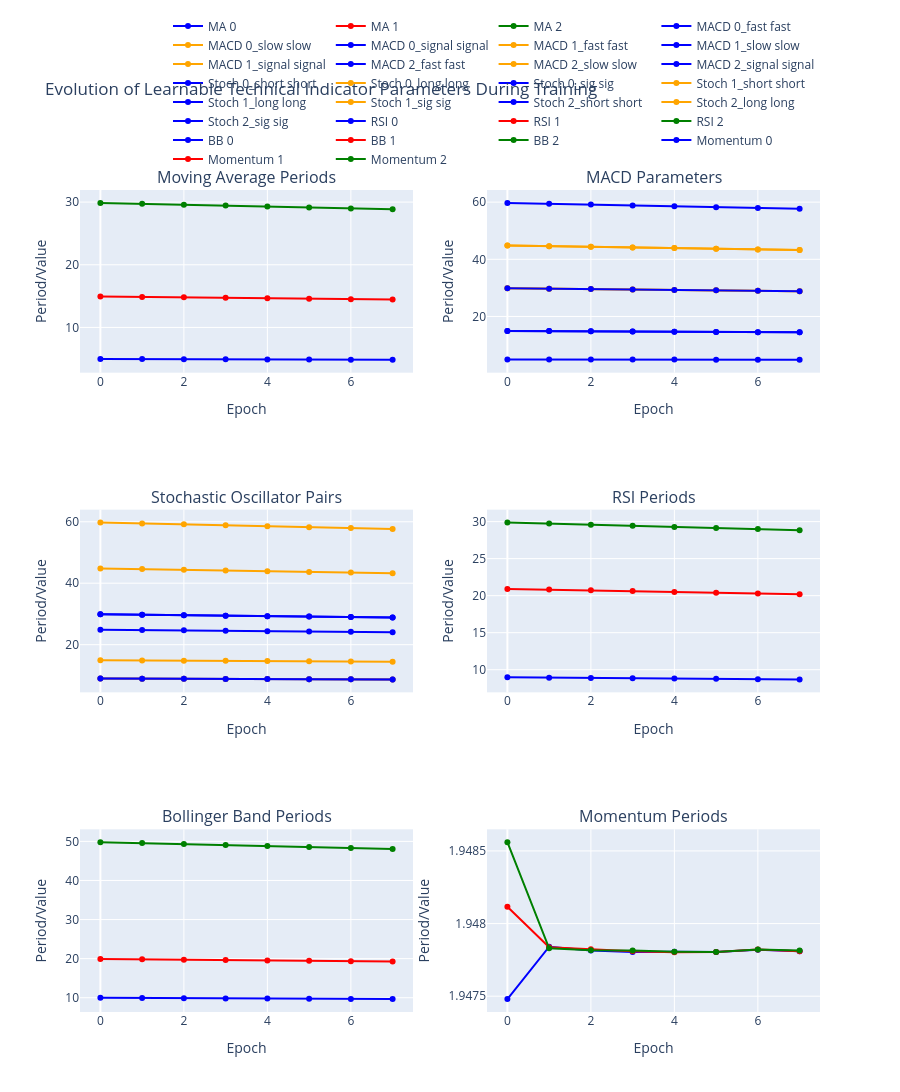

The notebook cell saved with this chart:
### Markdown cell above
# ============================================================================
# INDICATOR PARAMETER EVOLUTION ANALYSIS DURING TRAINING
# ============================================================================
Analysis of how learnable technical indicator parameters change over training epochs.

### Code cell
import pandas as pd
import plotly.graph_objects as go
from plotly.subplots import make_subplots
import numpy as np

# Load indicator parameter history
indicator_df = pd.read_csv('indicator_params_history.csv')

# Extract parameter columns (exclude change_ columns for now)
param_cols = [col for col in indicator_df.columns if not col.startswith('change_') and
              not col.startswith('log_') and col not in ['epoch', 'timestamp']]

# Create subplots for different indicator groups
fig = make_subplots(
    rows=3, cols=2,
    subplot_titles=('Moving Average Periods', 'MACD Parameters',
                   'Stochastic Oscillator Pairs', 'RSI Periods',
                   'Bollinger Band Periods', 'Momentum Periods'),
    specs=[[{'secondary_y': False}, {'secondary_y': False}],
           [{'secondary_y': False}, {'secondary_y': False}],
           [{'secondary_y': False}, {'secondary_y': False}]]
)

# Colors for different parameters within each group
colors = ['blue', 'red', 'green', 'orange', 'purple', 'brown']

# Moving Averages
ma_cols = [col for col in param_cols if 'ma_period' in col]
for i, col in enumerate(ma_cols):
    fig.add_trace(
        go.Scatter(x=indicator_df['epoch'], y=indicator_df[col],
                  mode='lines+markers', name=f'MA {i}',
                  line=dict(color=colors[i % len(colors)]),
                  showlegend=True),
        row=1, col=1
    )

# MACD Parameters
macd_cols = [col for col in param_cols if 'macd' in col]
macd_groups = {}
for col in macd_cols:
    parts = col.split('_')
    group = f"{parts[1]}_{parts[2]}"  # e.g., '0_fast'
    if group not in macd_groups:
        macd_groups[group] = []
    macd_groups[group].append(col)

for i, (group, cols) in enumerate(macd_groups.items()):
    for j, col in enumerate(cols):
        param_type = col.split('_')[-1]  # fast, slow, signal
        fig.add_trace(
            go.Scatter(x=indicator_df['epoch'], y=indicator_df[col],
                      mode='lines+markers', name=f'MACD {group} {param_type}',
                      line=dict(color=colors[(i*3 + j) % len(colors)], dash='dash' if j==1 else 'solid'),
                      showlegend=True),
            row=1, col=2
        )

# Stochastic Pairs
pair_cols = [col for col in param_cols if 'pair' in col]
pair_groups = {}
for col in pair_cols:
    parts = col.split('_')
    group = f"{parts[1]}_{parts[2]}"  # e.g., '0_short'
    if group not in pair_groups:
        pair_groups[group] = []
    pair_groups[group].append(col)

for i, (group, cols) in enumerate(pair_groups.items()):
    for j, col in enumerate(cols):
        param_type = col.split('_')[-1]  # short, long, sig
        fig.add_trace(
            go.Scatter(x=indicator_df['epoch'], y=indicator_df[col],
                      mode='lines+markers', name=f'Stoch {group} {param_type}',
                      line=dict(color=colors[(i*3 + j) % len(colors)], dash='dot' if j==2 else 'solid'),
                      showlegend=True),
            row=2, col=1
        )

# RSI Periods
rsi_cols = [col for col in param_cols if 'rsi_period' in col]
for i, col in enumerate(rsi_cols):
    fig.add_trace(
        go.Scatter(x=indicator_df['epoch'], y=indicator_df[col],
                  mode='lines+markers', name=f'RSI {i}',
                  line=dict(color=colors[i % len(colors)]),
                  showlegend=True),
        row=2, col=2
    )

# Bollinger Bands
bb_cols = [col for col in param_cols if 'bb_period' in col]
for i, col in enumerate(bb_cols):
    fig.add_trace(
        go.Scatter(x=indicator_df['epoch'], y=indicator_df[col],
                  mode='lines+markers', name=f'BB {i}',
                  line=dict(color=colors[i % len(colors)]),
                  showlegend=True),
        row=3, col=1
    )

# Momentum
momentum_cols = [col for col in param_cols if 'momentum_period' in col]
for i, col in enumerate(momentum_cols):
    fig.add_trace(
        go.Scatter(x=indicator_df['epoch'], y=indicator_df[col],
                  mode='lines+markers', name=f'Momentum {i}',
                  line=dict(color=colors[i % len(colors)]),
                  showlegend=True),
        row=3, col=2
    )

# Update layout
fig.update_layout(
    height=1200,
    title_text="Evolution of Learnable Technical Indicator Parameters During Training",
    showlegend=True,
    legend=dict(
        orientation="h",
        yanchor="bottom",
        y=1.02,
        xanchor="right",
        x=1
    )
)

# Update x-axes
for i in range(1, 4):
    for j in range(1, 3):
        fig.update_xaxes(title_text="Epoch", row=i, col=j)

# Update y-axes
fig.update_yaxes(title_text="Period/Value", row=1, col=1)
fig.update_yaxes(title_text="Period/Value", row=1, col=2)
fig.update_yaxes(title_text="Period/Value", row=2, col=1)
fig.update_yaxes(title_text="Period/Value", row=2, col=2)
fig.update_yaxes(title_text="Period/Value", row=3, col=1)
fig.update_yaxes(title_text="Period/Value", row=3, col=2)

# Plotly display: prefer notebook mime rendering; fall back to browser if nbformat is unavailable
# try:
#     import nbformat  # noqa: F401
# except Exception:
#     import plotly.io as pio
#     pio.renderers.default = 'browser'
fig.show()

# Summary statistics
print("📊 INDICATOR PARAMETER EVOLUTION SUMMARY")
print("="*50)
print(f"Training epochs: {len(indicator_df)}")
print(f"Parameters tracked: {len(param_cols)}")

# Calculate parameter stability (coefficient of variation)
param_stats = indicator_df[param_cols].describe()
cv = (indicator_df[param_cols].std() / indicator_df[param_cols].mean()).abs()
cv_sorted = cv.sort_values(ascending=False)

print("\n🔄 Most Variable Parameters (Coefficient of Variation):")
for param, var in cv_sorted.head(10).items():
    final_val = indicator_df[param].iloc[-1]
    initial_val = indicator_df[param].iloc[0]
    change_pct = ((final_val - initial_val) / initial_val) * 100
    print(f"{param}: CV={var:.3f}, Change={change_pct:.1f}%")

print("\n📈 Parameter Ranges During Training:")
for param in param_cols[:10]:  # Show first 10
    min_val = indicator_df[param].min()
    max_val = indicator_df[param].max()
    range_val = max_val - min_val
    print(f"{param}: Range={range_val:.3f} (Min={min_val:.3f}, Max={max_val:.3f})")

# Correlation with loss
loss_cols = [col for col in indicator_df.columns if col.startswith('log_val_')]
if loss_cols:
    correlations = {}
    for param in param_cols:
        corr_with_loss = indicator_df[param].corr(indicator_df[loss_cols[0]])
        correlations[param] = abs(corr_with_loss)

    corr_sorted = sorted(correlations.items(), key=lambda x: x[1], reverse=True)
    print("\n🔗 Parameters Most Correlated with Validation Loss:")
    for param, corr in corr_sorted[:10]:
        print(f"{param}: |Corr|={corr:.3f}")

### Figure 1 — Plotly figure (JSON) as saved in the notebook; plotly's stock layout.template omitted (floating-point values rounded to 4 significant figures)
{"data": [{"line": {"color": "blue"}, "mode": "lines+markers", "name": "MA 0", "showlegend": true, "type": "scatter", "x": [0, 1, 2, 3, 4, 5, 6, 7], "xaxis": "x", "y": [4.983, 4.964, 4.944, 4.923, 4.902, 4.881, 4.861, 4.842], "yaxis": "y"}, {"line": {"color": "red"}, "mode": "lines+markers", "name": "MA 1", "showlegend": true, "type": "scatter", "x": [0, 1, 2, 3, 4, 5, 6, 7], "xaxis": "x", "y": [14.94, 14.87, 14.8, 14.73, 14.66, 14.58, 14.51, 14.44], "yaxis": "y"}, {"line": {"color": "green"}, "mode": "lines+markers", "name": "MA 2", "showlegend": true, "type": "scatter", "x": [0, 1, 2, 3, 4, 5, 6, 7], "xaxis": "x", "y": [29.87, 29.74, 29.59, 29.44, 29.29, 29.13, 28.99, 28.85], "yaxis": "y"}, {"line": {"color": "blue", "dash": "solid"}, "mode": "lines+markers", "name": "MACD 0_fast fast", "showlegend": true, "type": "scatter", "x": [0, 1, 2, 3, 4, 5, 6, 7], "xaxis": "x2", "y": [14.94, 14.87, 14.8, 14.73, 14.66, 14.58, 14.51, 14.44], "yaxis": "y2"}, {"line": {"color": "orange", "dash": "solid"}, "mode": "lines+markers", "name": "MACD 0_slow slow", "showlegend": true, "type": "scatter", "x": [0, 1, 2, 3, 4, 5, 6, 7], "xaxis": "x2", "y": [29.87, 29.74, 29.59, 29.44, 29.29, 29.13, 28.99, 28.85], "yaxis": "y2"}, {"line": {"color": "blue", "dash": "solid"}, "mode": "lines+markers", "name": "MACD 0_signal signal", "showlegend": true, "type": "scatter", "x": [0, 1, 2, 3, 4, 5, 6, 7], "xaxis": "x2", "y": [4.983, 4.964, 4.944, 4.923, 4.902, 4.881, 4.861, 4.842], "yaxis": "y2"}, {"line": {"color": "orange", "dash": "solid"}, "mode": "lines+markers", "name": "MACD 1_fast fast", "showlegend": true, "type": "scatter", "x": [0, 1, 2, 3, 4, 5, 6, 7], "xaxis": "x2", "y": [44.81, 44.6, 44.38, 44.15, 43.92, 43.69, 43.47, 43.25], "yaxis": "y2"}, {"line": {"color": "blue", "dash": "solid"}, "mode": "lines+markers", "name": "MACD 1_slow slow", "showlegend": true, "type": "scatter", "x": [0, 1, 2, 3, 4, 5, 6, 7], "xaxis": "x2", "y": [59.74, 59.47, 59.17, 58.86, 58.55, 58.24, 57.95, 57.66], "yaxis": "y2"}, {"line": {"color": "orange", "dash": "solid"}, "mode": "lines+markers", "name": "MACD 1_signal signal", "showlegend": true, "type": "scatter", "x": [0, 1, 2, 3, 4, 5, 6, 7], "xaxis": "x2", "y": [29.87, 29.74, 29.59, 29.44, 29.29, 29.13, 28.99, 28.85], "yaxis": "y2"}, {"line": {"color": "blue", "dash": "solid"}, "mode": "lines+markers", "name": "MACD 2_fast fast", "showlegend": true, "type": "scatter", "x": [0, 1, 2, 3, 4, 5, 6, 7], "xaxis": "x2", "y": [29.87, 29.74, 29.59, 29.44, 29.29, 29.13, 28.99, 28.85], "yaxis": "y2"}, {"line": {"color": "orange", "dash": "solid"}, "mode": "lines+markers", "name": "MACD 2_slow slow", "showlegend": true, "type": "scatter", "x": [0, 1, 2, 3, 4, 5, 6, 7], "xaxis": "x2", "y": [44.81, 44.6, 44.38, 44.15, 43.92, 43.69, 43.47, 43.25], "yaxis": "y2"}, {"line": {"color": "blue", "dash": "solid"}, "mode": "lines+markers", "name": "MACD 2_signal signal", "showlegend": true, "type": "scatter", "x": [0, 1, 2, 3, 4, 5, 6, 7], "xaxis": "x2", "y": [14.94, 14.87, 14.8, 14.73, 14.66, 14.58, 14.51, 14.44], "yaxis": "y2"}, {"line": {"color": "blue", "dash": "solid"}, "mode": "lines+markers", "name": "Stoch 0_short short", "showlegend": true, "type": "scatter", "x": [0, 1, 2, 3, 4, 5, 6, 7], "xaxis": "x3", "y": [29.87, 29.74, 29.59, 29.44, 29.29, 29.13, 28.99, 28.85], "yaxis": "y3"}, {"line": {"color": "orange", "dash": "solid"}, "mode": "lines+markers", "name": "Stoch 0_long long", "showlegend": true, "type": "scatter", "x": [0, 1, 2, 3, 4, 5, 6, 7], "xaxis": "x3", "y": [59.74, 59.47, 59.17, 58.86, 58.55, 58.24, 57.95, 57.66], "yaxis": "y3"}, {"line": {"color": "blue", "dash": "solid"}, "mode": "lines+markers", "name": "Stoch 0_sig sig", "showlegend": true, "type": "scatter", "x": [0, 1, 2, 3, 4, 5, 6, 7], "xaxis": "x3", "y": [8.965, 8.928, 8.887, 8.845, 8.803, 8.761, 8.722, 8.683], "yaxis": "y3"}, {"line": {"color": "orange", "dash": "solid"}, "mode": "lines+markers", "name": "Stoch 1_short short", "showlegend": true, "type": "scatter", "x": [0, 1, 2, 3, 4, 5, 6, 7], "xaxis": "x3", "y": [14.94, 14.87, 14.8, 14.73, 14.66, 14.58, 14.51, 14.44], "yaxis": "y3"}, {"line": {"color": "blue", "dash": "solid"}, "mode": "lines+markers", "name": "Stoch 1_long long", "showlegend": true, "type": "scatter", "x": [0, 1, 2, 3, 4, 5, 6, 7], "xaxis": "x3", "y": [29.87, 29.74, 29.59, 29.44, 29.29, 29.13, 28.99, 28.85], "yaxis": "y3"}, {"line": {"color": "orange", "dash": "solid"}, "mode": "lines+markers", "name": "Stoch 1_sig sig", "showlegend": true, "type": "scatter", "x": [0, 1, 2, 3, 4, 5, 6, 7], "xaxis": "x3", "y": [8.965, 8.928, 8.887, 8.845, 8.803, 8.761, 8.722, 8.683], "yaxis": "y3"}, {"line": {"color": "blue", "dash": "solid"}, "mode": "lines+markers", "name": "Stoch 2_short short", "showlegend": true, "type": "scatter", "x": [0, 1, 2, 3, 4, 5, 6, 7], "xaxis": "x3", "y": [24.9, 24.78, 24.66, 24.54, 24.41, 24.28, 24.17, 24.05], "yaxis": "y3"}, {"line": {"color": "orange", "dash": "solid"}, "mode": "lines+markers", "name": "Stoch 2_long long", "showlegend": true, "type": "scatter", "x": [0, 1, 2, 3, 4, 5, 6, 7], "xaxis": "x3", "y": [44.81, 44.6, 44.38, 44.15, 43.92, 43.69, 43.47, 43.25], "yaxis": "y3"}, {"line": {"color": "blue", "dash": "solid"}, "mode": "lines+markers", "name": "Stoch 2_sig sig", "showlegend": true, "type": "scatter", "x": [0, 1, 2, 3, 4, 5, 6, 7], "xaxis": "x3", "y": [8.965, 8.928, 8.887, 8.845, 8.803, 8.761, 8.722, 8.683], "yaxis": "y3"}, {"line": {"color": "blue"}, "mode": "lines+markers", "name": "RSI 0", "showlegend": true, "type": "scatter", "x": [0, 1, 2, 3, 4, 5, 6, 7], "xaxis": "x4", "y": [8.967, 8.93, 8.889, 8.847, 8.805, 8.763, 8.725, 8.685], "yaxis": "y4"}, {"line": {"color": "red"}, "mode": "lines+markers", "name": "RSI 1", "showlegend": true, "type": "scatter", "x": [0, 1, 2, 3, 4, 5, 6, 7], "xaxis": "x4", "y": [20.91, 20.82, 20.72, 20.61, 20.51, 20.4, 20.31, 20.21], "yaxis": "y4"}, {"line": {"color": "green"}, "mode": "lines+markers", "name": "RSI 2", "showlegend": true, "type": "scatter", "x": [0, 1, 2, 3, 4, 5, 6, 7], "xaxis": "x4", "y": [29.87, 29.74, 29.59, 29.44, 29.29, 29.13, 28.99, 28.85], "yaxis": "y4"}, {"line": {"color": "blue"}, "mode": "lines+markers", "name": "BB 0", "showlegend": true, "type": "scatter", "x": [0, 1, 2, 3, 4, 5, 6, 7], "xaxis": "x5", "y": [9.961, 9.919, 9.873, 9.826, 9.779, 9.732, 9.688, 9.643], "yaxis": "y5"}, {"line": {"color": "red"}, "mode": "lines+markers", "name": "BB 1", "showlegend": true, "type": "scatter", "x": [0, 1, 2, 3, 4, 5, 6, 7], "xaxis": "x5", "y": [19.92, 19.83, 19.73, 19.63, 19.53, 19.43, 19.34, 19.25], "yaxis": "y5"}, {"line": {"color": "green"}, "mode": "lines+markers", "name": "BB 2", "showlegend": true, "type": "scatter", "x": [0, 1, 2, 3, 4, 5, 6, 7], "xaxis": "x5", "y": [49.79, 49.56, 49.31, 49.05, 48.79, 48.54, 48.3, 48.05], "yaxis": "y5"}, {"line": {"color": "blue"}, "mode": "lines+markers", "name": "Momentum 0", "showlegend": true, "type": "scatter", "x": [0, 1, 2, 3, 4, 5, 6, 7], "xaxis": "x6", "y": [1.947, 1.948, 1.948, 1.948, 1.948, 1.948, 1.948, 1.948], "yaxis": "y6"}, {"line": {"color": "red"}, "mode": "lines+markers", "name": "Momentum 1", "showlegend": true, "type": "scatter", "x": [0, 1, 2, 3, 4, 5, 6, 7], "xaxis": "x6", "y": [1.948, 1.948, 1.948, 1.948, 1.948, 1.948, 1.948, 1.948], "yaxis": "y6"}, {"line": {"color": "green"}, "mode": "lines+markers", "name": "Momentum 2", "showlegend": true, "type": "scatter", "x": [0, 1, 2, 3, 4, 5, 6, 7], "xaxis": "x6", "y": [1.949, 1.948, 1.948, 1.948, 1.948, 1.948, 1.948, 1.948], "yaxis": "y6"}], "layout": {"annotations": [{"font": {"size": 16}, "showarrow": false, "text": "Moving Average Periods", "x": 0.225, "xanchor": "center", "xref": "paper", "y": 1, "yanchor": "bottom", "yref": "paper"}, {"font": {"size": 16}, "showarrow": false, "text": "MACD Parameters", "x": 0.775, "xanchor": "center", "xref": "paper", "y": 1, "yanchor": "bottom", "yref": "paper"}, {"font": {"size": 16}, "showarrow": false, "text": "Stochastic Oscillator Pairs", "x": 0.225, "xanchor": "center", "xref": "paper", "y": 0.6111, "yanchor": "bottom", "yref": "paper"}, {"font": {"size": 16}, "showarrow": false, "text": "RSI Periods", "x": 0.775, "xanchor": "center", "xref": "paper", "y": 0.6111, "yanchor": "bottom", "yref": "paper"}, {"font": {"size": 16}, "showarrow": false, "text": "Bollinger Band Periods", "x": 0.225, "xanchor": "center", "xref": "paper", "y": 0.2222, "yanchor": "bottom", "yref": "paper"}, {"font": {"size": 16}, "showarrow": false, "text": "Momentum Periods", "x": 0.775, "xanchor": "center", "xref": "paper", "y": 0.2222, "yanchor": "bottom", "yref": "paper"}], "height": 1200, "legend": {"orientation": "h", "x": 1, "xanchor": "right", "y": 1.02, "yanchor": "bottom"}, "showlegend": true, "title": {"text": "Evolution of Learnable Technical Indicator Parameters During Training"}, "xaxis": {"anchor": "y", "domain": [0, 0.45], "title": {"text": "Epoch"}}, "xaxis2": {"anchor": "y2", "domain": [0.55, 1], "title": {"text": "Epoch"}}, "xaxis3": {"anchor": "y3", "domain": [0, 0.45], "title": {"text": "Epoch"}}, "xaxis4": {"anchor": "y4", "domain": [0.55, 1], "title": {"text": "Epoch"}}, "xaxis5": {"anchor": "y5", "domain": [0, 0.45], "title": {"text": "Epoch"}}, "xaxis6": {"anchor": "y6", "domain": [0.55, 1], "title": {"text": "Epoch"}}, "yaxis": {"anchor": "x", "domain": [0.7778, 1], "title": {"text": "Period/Value"}}, "yaxis2": {"anchor": "x2", "domain": [0.7778, 1], "title": {"text": "Period/Value"}}, "yaxis3": {"anchor": "x3", "domain": [0.3889, 0.6111], "title": {"text": "Period/Value"}}, "yaxis4": {"anchor": "x4", "domain": [0.3889, 0.6111], "title": {"text": "Period/Value"}}, "yaxis5": {"anchor": "x5", "domain": [0, 0.2222], "title": {"text": "Period/Value"}}, "yaxis6": {"anchor": "x6", "domain": [0, 0.2222], "title": {"text": "Period/Value"}}}}
